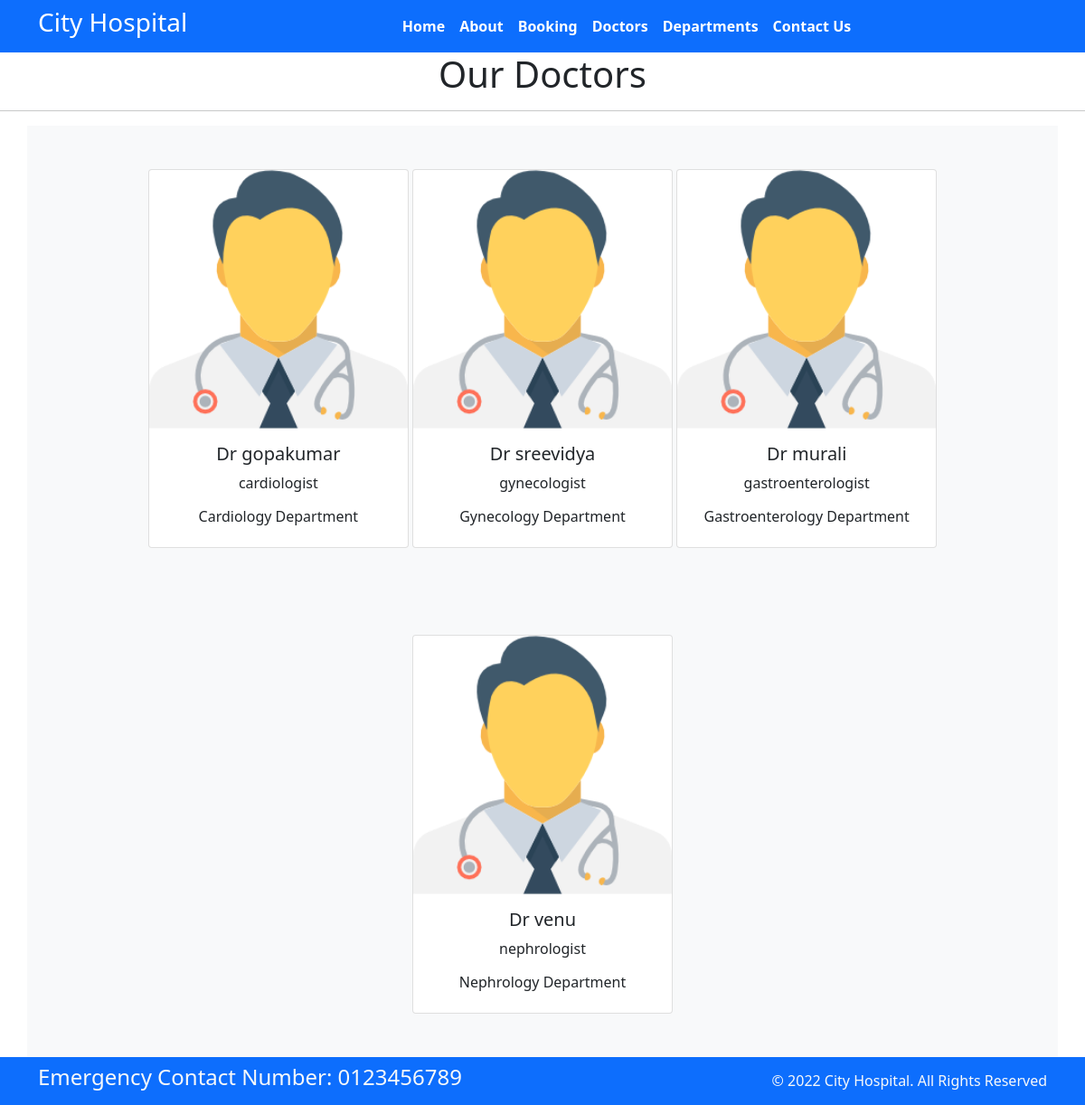
The app's page /doctors/ with its own data.
### Home/models.py (models this page shows, shortened)
class Doctors(models.Model):
    doc_name=models.CharField(max_length=255)
    doc_spec=models.CharField(max_length=255)
    dep_name=models.ForeignKey(Departments,on_delete=models.CASCADE)
    doc_image=models.ImageField(upload_to='doctors')

class Departments(models.Model):
    dep_name=models.CharField(max_length=100)
    dep_description=models.TextField()
    def __str__(self):
        return self.dep_name

### Home/views.py (the view)
# urls.py: path('doctors/', views.doctors,name='doctors'),
def doctors(request):
    dict_docs = {
        'doctors':Doctors.objects.all()
    }
    return render(request,'doctors.html',dict_docs)

### templates/doctors.html (shortened to what this page needs)
{% extends 'base.html' %}
{% block content %}
<html lang="en">
<head>
</head>
<body>
<h1 class="text-center">Our Doctors</h1>
<hr>
<div class="container text-center bg-light">
    {% for d in doctors %}
    <div class="card my-5"  style="width: 18rem;display:inline-block">
  <img class="card-img-top" src="{{d.doc_image.url}}" alt="Card image cap">
  <div class="card-body text-center">
    <h5 class="card-title">{{d.doc_name}}</h5>
    <p class="card-text">{{d.doc_spec}}</p>
      <h6>{{d.dep_name}} Department</h6>
  </div>
</div>
    {% endfor %}
</div>
</body>
</html>
{% endblock %}

### templates/base.html (shortened to what this page needs)
{% load static %}
<html>
  <head>
    <link rel="stylesheet"
      href=" https://cdn.jsdelivr.net/npm/bootstrap@5.1.3/dist/css/bootstrap.min.css ">
    <link rel="stylesheet"
      href="https://use.fontawesome.com/releases/v5.2.0/css/all.css">
        <link rel="stylesheet"
      href="{% static '/css/style.css' %}">
  </head>
  <body>
    <nav class="navbar bg-primary navbar-expand-md ">
      <div class="container">
        <div class="col-2 text-left pl-md-0">
          <h3 class="text-white"> City Hospital </h3>
        </div>
        <div
          class="collapse navbar-collapse justify-content-center col-md-8 navbar-collapse-3">
          <ul class="navbar-nav justify-content-center  fw-bold">
            <li class="nav-item active">
              <a class="nav-link text-white" href="{% url 'home' %}">Home </a>
            </li>
            <li class="nav-item">
              <a class="nav-link text-white" href="{% url 'about' %}">About</a>
            </li>
            <li class="nav-item">
              <a class="nav-link text-white" href="{% url 'booking' %}">Booking</a>
            </li>
            <li class="nav-item">
              <a class="nav-link text-white" href="{% url 'doctors' %}">Doctors</a>
            </li>
			 <li class="nav-item">
              <a class="nav-link text-white" href="{% url 'department' %}">Departments</a>
            </li>
            <li class="nav-item">
              <a class="nav-link text-white" href="{% url 'contact' %}">Contact Us</a>
            </li>
          </ul>
        </div>
      </div>
    </nav>
    {% block content %}
    {% endblock %}
    <section class="">
      <footer class="pt-2 pb-2  bg-primary text-light">
        <div class="container">
          <div class="row align-items-center">
            <div class="col-12 col-md-8">
              <h4>Emergency Contact Number: 0123456789</h4>
            </div>
            <div class="col-12 col-md-4 mt-4 mt-md-0 text-center text-md-end">
              © 2022 City Hospital. All Rights Reserved
            </div>
          </div>
        </div>
      </footer>
    </section>
  </body>
</html>

### records on screen
Doctors: doc_image (picture), doc_name "Dr gopakumar", doc_spec "cardiologist", dep_name "Cardiology"
Doctors: doc_image (picture), doc_name "Dr sreevidya", doc_spec "gynecologist", dep_name "Gynecology"
Doctors: doc_image (picture), doc_name "Dr murali", doc_spec "gastroenterologist", dep_name "Gastroenterology"
Doctors: doc_image (picture), doc_name "Dr venu", doc_spec "nephrologist", dep_name "Nephrology"
